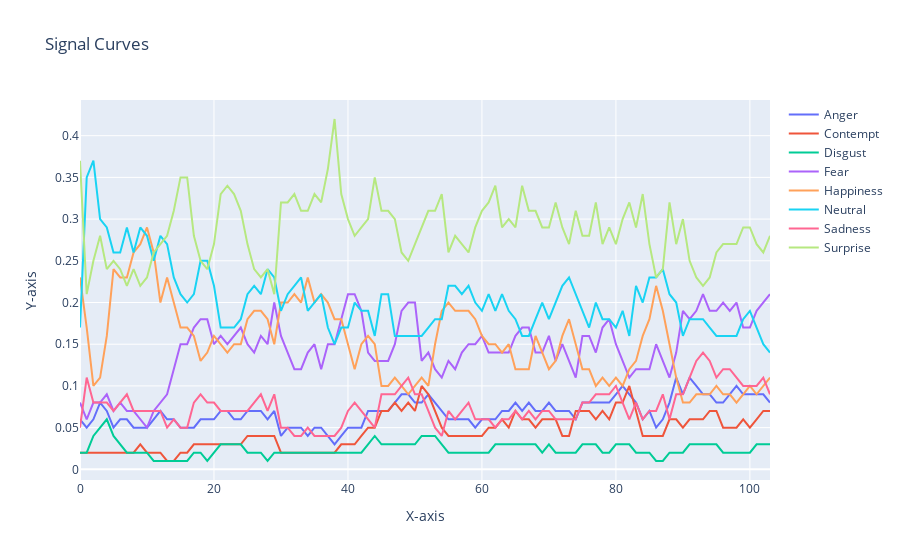
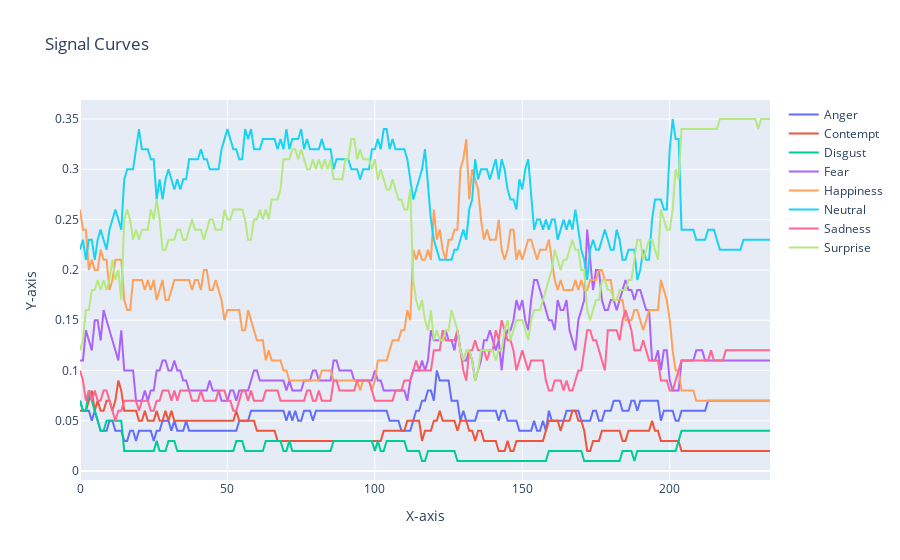

The notebook cell saved with these charts, in order:
### Code cell
for video in video_files:
    frame_emotions = detect_emotion_from_video(video, classify_emotion_request)
    plot_lines(frame_emotions)
